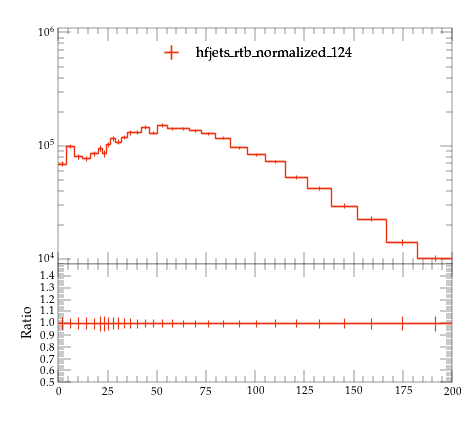

Source code (Python):
#! /usr/bin/env python

# This Python script was auto-generated using YODA v2.0.2.
# Analysis object: /MC_HFJETS_NOTNORM/ptBJetLead
# Timestamp: 29-07-2026 (17:28:04)

import matplotlib as mpl
import matplotlib.pyplot as plt
mpl.use('Agg') # comment out for interactive use
import os
import numpy as np

plotDir = os.path.split(os.path.realpath(__file__))[0]
if 'YODA_USER_PLOT_PATH' in globals():
    plot_outdir = globals()['YODA_USER_PLOT_PATH']
else:
    plot_outdir = plotDir

#plot style
plt.style.use(os.path.join(plotDir, '../default.mplstyle'))
# plot metadata
figW, figH = plt.rcParams['figure.figsize']
ax_xLabel = r''
ax_yLabel = r''
ax_title  = r''
ax_xScale = 'linear'
ax_yScale = 'log'
xLims = (0.0, 200.0)
yLims = (9000.0, 1100000.0)

# TeX-friendly labels for the legend
labels = {
    'legend' : ([ r"hfjets\_rtb\_normalized\_124" ], r""),
}

# Adjust canvas width and height
canvasW = 10.0
canvasH = 9.0
figW *= canvasW/10.
figH *= canvasH/9.

# Create figure and axis objects
fig, (ax, ratio0_ax) = plt.subplots(2, 1, sharex=True,
                  figsize=(figW,figH), gridspec_kw={'height_ratios': (6.0, 3.0)})

# Set figure margins
plt.subplots_adjust(
    left   = 1.0 * plt.rcParams['figure.subplot.left'],
    right  = 1.0 * plt.rcParams['figure.subplot.right'],
    top    = 1.0 * plt.rcParams['figure.subplot.top'],
    bottom = 1.0 * plt.rcParams['figure.subplot.bottom'])

ratio0_ax.yaxis.set_major_locator(mpl.ticker.MultipleLocator(0.1))
ratio0_ax.set_ylim(0.5, 1.4999)
ratio0_ax.set_ylabel('Ratio')

# the numerical data is stored in a separate file
dataf = dict()
prefix = os.path.split(__file__)[0]
if prefix:    prefix = prefix + '/'
exec(open(prefix+'ptBJetLead__data.py').read(), dataf)


legend_handles = dict() # keep track of handles for the legend

# style options for curves
# starts at zorder>=5 to draw curve on top of legend
styles = {
  'hfjets_rtb_normalized_124.yoda.gz': {
    'color' : '#EE3311',
    'linestyle' : '-',
    'linewidth' : 1,
    'marker' : 'none',
    'markersize' : 2,
    'capsize' : 0.0,
    'zorder' : 5,
    'histstyle' : 1,
    'drawstyle' : 'steps-pre',
    'xerrorbars' : 1,
    'yerrorbars' : 1,
    'fillcolor' : None,
    'fillopacity' : 1.0,
    'ratio0_linestyle' : '-',
    'ratio0_linewidth' : 1,
    'ratio0_marker' : 'none',
    'ratio0_markersize' : 2,
    'ratio0_capsize' : 0.0,
    'ratio0_zorder' : 5,
    'ratio0_histstyle' : 1,
    'ratio0_drawstyle' : 'steps-pre',
    'ratio0_xerrorbars' : 1,
    'ratio0_yerrorbars' : 1,
  },
}

# curve from input yoda files in main panel
for label, yvals in dataf['yvals'].items():
    if all(np.isnan(v) for v in dataf['yvals'][label]):
        continue
    tmp = None
    if styles[label]['histstyle']: # draw as histogram
        xpos = dataf['xedges'][label] if styles[label]['drawstyle'] else dataf['xpoints'][label]
        ypos = np.insert(yvals, 0, yvals[0]) if styles[label]['drawstyle'] else yvals
        if styles[label]['fillcolor']: # fill area below curve
            ax.fill_between(xpos, ypos, step='pre',
                            color=styles[label]['fillcolor'],
                            alpha=styles[label]['fillopacity'])
        tmp, = ax.plot(xpos, ypos,
                       color=styles[label]['color'],
                       linestyle=styles[label]['linestyle'],
                       linewidth=styles[label]['linewidth'],
                       drawstyle=styles[label]['drawstyle'], solid_joinstyle='miter',
                       zorder=styles[label]['zorder'], label=label)
    tmp = ax.errorbar(dataf['xpoints'][label], yvals,
                      xerr=np.array(dataf['xerrs'][label])*styles[label]['xerrorbars'],
                      yerr=np.array(dataf['yerrs'][label])*styles[label]['yerrorbars'],
                      fmt=styles[label]['marker'], capsize=styles[label]['capsize'],
                      markersize=styles[label]['markersize'],
                      ecolor=styles[label]['color'],
                      color=styles[label]['color'], zorder=styles[label]['zorder'])
    tmp[-1][0].set_linestyle(styles[label]['linestyle'])
    tmp[-1][0].set_linewidth(styles[label]['linewidth'])
    if label in dataf['add_legend_handle']:  legend_handles[label] = tmp
    for varLabel in dataf['variation_yvals'].keys():
        if varLabel.startswith(label):
            tmp, = ax.plot(dataf['xedges'][label], dataf['variation_yvals'][varLabel],
                           color=styles[label]['color'],
                           linestyle=styles[label]['linestyle'],
                           linewidth=styles[label]['linewidth'],
                           drawstyle='steps-pre', solid_joinstyle='miter',
                           zorder=styles[label]['zorder'], alpha=0.5)


# plots on ratio panel
# curve from input yoda files in ratio panel
for label, yvals in dataf['ratio0_yvals'].items():
    if all(np.isnan(v) for v in yvals):
        continue
    if styles[label]['ratio0_histstyle']: # plot as histogram
        xpos = dataf['xedges']['hfjets_rtb_normalized_124.yoda.gz'] if styles[label]['ratio0_drawstyle'] else dataf['xpoints']['hfjets_rtb_normalized_124.yoda.gz']
        ypos = np.insert(yvals, 0, yvals[0]) if styles[label]['ratio0_drawstyle'] else yvals
        ratio0_ax.plot(xpos, ypos,
                       color=styles[label]['color'],
                       linewidth=styles[label]['linewidth'],
                       linestyle=styles[label]['ratio0_linestyle'],
                       drawstyle=styles[label]['ratio0_drawstyle'], zorder=styles[label]['zorder'],
                       solid_joinstyle='miter')
    tmp = ratio0_ax.errorbar(dataf['xpoints']['hfjets_rtb_normalized_124.yoda.gz'], yvals,
                             xerr=np.array(dataf['ref_xerrs'])*styles[label]['ratio0_xerrorbars'],
                             yerr=np.array(dataf['ratio0_yerrs'][label])*styles[label]['ratio0_yerrorbars'],
                             fmt=styles[label]['ratio0_marker'], capsize=styles[label]['ratio0_capsize'],
                             markersize=styles[label]['ratio0_markersize'],
                             ecolor=styles[label]['color'],
                             color=styles[label]['color'])
    tmp[-1][0].set_linestyle(styles[label]['ratio0_linestyle'])
    tmp[-1][0].set_linewidth(styles[label]['ratio0_linewidth'])

    for varlabel in dataf['ratio0_variation_vals'].keys():
        if varlabel.startswith(label):
            ratio0_ax.plot(dataf['xedges']['hfjets_rtb_normalized_124.yoda.gz'],
                            dataf['ratio0_variation_vals'][varlabel],
                            color=styles[label]['color'],
                            linestyle=styles[label]['linestyle'],
                            linewidth=styles[label]['linewidth'],
                            drawstyle='steps-pre', solid_joinstyle='miter',
                            zorder=1, alpha=0.5)

legend_items = list(legend_handles.values())
ax.add_artist(ax.legend(legend_items,
                        labels['legend'][0],
                        title=labels['legend'][1],
                        alignment='left',
                        loc='upper center',
                        bbox_to_anchor=(0.5, 0.97)))

# set plot metadata as defined above
ratio0_ax.set_xlabel(ax_xLabel)
ratio0_ax.xaxis.set_label_coords(1., -0.15)
ax.set_ylabel(ax_yLabel, ha='right', va='top')
ax.yaxis.set_label_coords(-0.11, 1.0)
ax.set_title(ax_title, loc='left')
ax.set_xscale(ax_xScale)
ax.set_yscale(ax_yScale)
ax.set_xlim(xLims)
ax.set_ylim(yLims)

# tick formatting
plt.rcParams['xtick.top'] = True
plt.rcParams['ytick.right'] = True
ax.yaxis.set_major_locator(mpl.ticker.LogLocator(base=10.0, numticks=np.inf))
ax.yaxis.set_minor_locator(mpl.ticker.LogLocator(
                           base=10.0, subs=np.arange(0.1, 1, 0.1), numticks=np.inf))
fig.align_ylabels((ax, ratio0_ax))
plt.savefig(os.path.join(plot_outdir, 'ptBJetLead.pdf'), format='PDF')
plt.savefig(os.path.join(plot_outdir, 'ptBJetLead.png'), format='PNG')

plt.close(fig)
